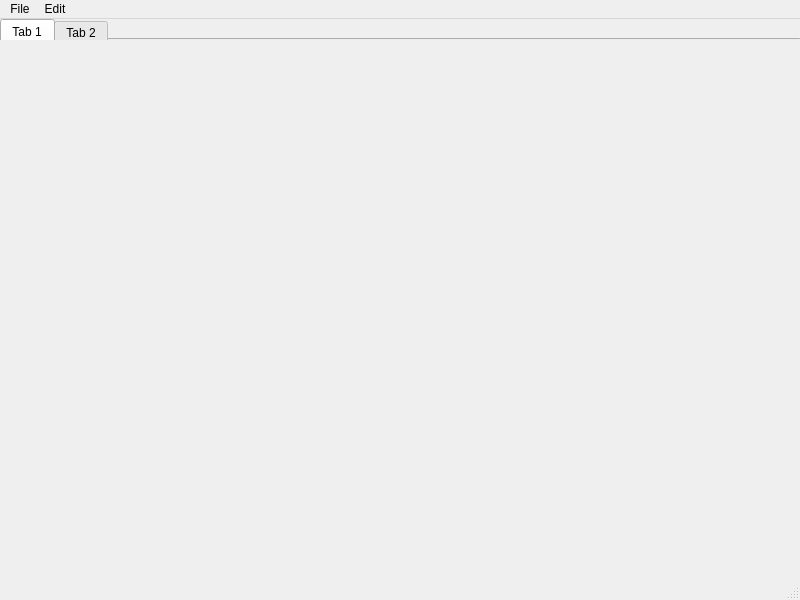
<?xml version="1.0" encoding="UTF-8"?>
<ui version="4.0">
 <class>MainWindow</class>
 <widget class="QMainWindow" name="MainWindow">
  <property name="geometry">
   <rect>
    <x>0</x>
    <y>0</y>
    <width>800</width>
    <height>600</height>
   </rect>
  </property>
  <property name="windowTitle">
   <string>MainWindow</string>
  </property>
  <widget class="QWidget" name="centralwidget">
   <widget class="QTabWidget" name="tabWidget">
    <property name="geometry">
     <rect>
      <x>0</x>
      <y>0</y>
      <width>801</width>
      <height>21</height>
     </rect>
    </property>
    <property name="currentIndex">
     <number>0</number>
    </property>
    <widget class="QWidget" name="tab">
     <attribute name="title">
      <string>Tab 1</string>
     </attribute>
    </widget>
    <widget class="QWidget" name="tab_2">
     <attribute name="title">
      <string>Tab 2</string>
     </attribute>
    </widget>
   </widget>
   <widget class="QWidget" name="horizontalLayoutWidget">
    <property name="geometry">
     <rect>
      <x>0</x>
      <y>20</y>
      <width>801</width>
      <height>541</height>
     </rect>
    </property>
    <layout class="QHBoxLayout" name="lout"/>
   </widget>
  </widget>
  <widget class="QMenuBar" name="menubar">
   <property name="geometry">
    <rect>
     <x>0</x>
     <y>0</y>
     <width>800</width>
     <height>21</height>
    </rect>
   </property>
   <widget class="QMenu" name="menuFile">
    <property name="title">
     <string>File</string>
    </property>
   </widget>
   <widget class="QMenu" name="menuEdit">
    <property name="title">
     <string>Edit</string>
    </property>
   </widget>
   <addaction name="menuFile"/>
   <addaction name="menuEdit"/>
  </widget>
  <widget class="QStatusBar" name="statusbar"/>
 </widget>
 <resources/>
 <connections/>
</ui>
